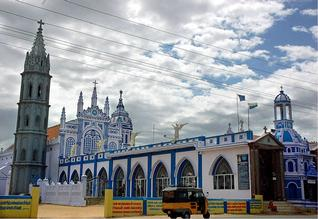
#> input picture image.jpg, 318 x 219 px
$ jupyter execute reconstruction.ipynb
#> lines starting #> are read from the running program, lines starting #| are printed output that depends on the picture; after the words box and inside, x2 and y2 are one past the last pixel; in counts of white or black regions, pixels touching at a corner belong together
**Image Loading**

[cell 1]
import cv2

image = cv2.imread("image.jpg")
#> image is the input picture: shape (219, 318, 3); mean B, G, R 151.5, 146.7, 142.7

cv2.imshow("Original Image", image)
cv2.waitKey(0)
cv2.destroyAllWindows()

**Gray Image Conversion**

[cell 2]
gray_image = cv2.cvtColor(image, cv2.COLOR_BGR2GRAY)
cv2.imshow("Gray Image", gray_image)
cv2.waitKey(0)
cv2.destroyAllWindows()

**Binary Thresholding**
* Pixels with intensity values above the threshold (128) in the grayscale image become white (255), and pixels below the threshold become black (0) in the binary image.

[cell 3]
_, thresholded_image = cv2.threshold(gray_image, 128, 255, cv2.THRESH_BINARY)
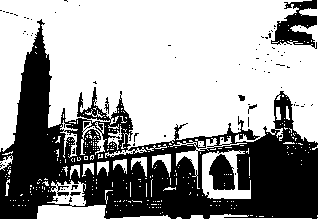
#> thresholded_image: shape (219, 318); 62.1% white; 91 black regions (82 under 20 px), largest, box (x1, y1, x2, y2) and area: (0, 19, 318, 219) 24212, (271, 0, 317, 49) 1150, (209, 154, 235, 190) 668
cv2.imshow("Thresholded Image", thresholded_image)
cv2.waitKey(0)
cv2.destroyAllWindows()

**Edge Detection**

[cell 4]
edges = cv2.Canny(gray_image, 50, 150)
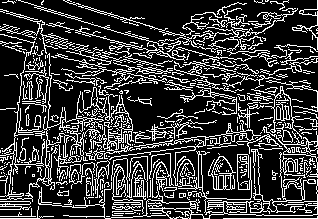
#> edges: shape (219, 318); 23.3% white in thin lines or dots
cv2.imshow("Edges", edges)
cv2.waitKey(0)
cv2.destroyAllWindows()

**Contour Detection**

[cell 5]
contours, _ = cv2.findContours(edges, cv2.RETR_EXTERNAL, cv2.CHAIN_APPROX_SIMPLE)
#> contours = 403 contours, 360 with area under 20; largest, box (x1, y1, x2, y2) and area: (38, 151, 318, 219) 1059, (0, 34, 104, 202) 715, (208, 156, 236, 190) 522, (251, 149, 316, 213) 416, (262, 124, 318, 178) 368
contour_image = image.copy()
cv2.drawContours(contour_image, contours, -1, (0, 255, 0), 1)
cv2.imshow("Contours", contour_image)
cv2.waitKey(0)
cv2.destroyAllWindows()

**Color Inversion**

[cell 6]
inverted_image = cv2.bitwise_not(image)
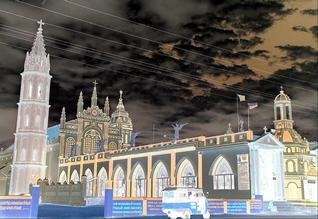
#> inverted_image: shape (219, 318, 3); mean B, G, R 103.5, 108.3, 112.3
cv2.imshow("Inverted Image", inverted_image)
cv2.waitKey(0)
cv2.destroyAllWindows()

**Histogram Equalization**
* Enhance the contrast of an image by redistributing pixel intensities.

[cell 7]
equalized_image = cv2.equalizeHist(gray_image)
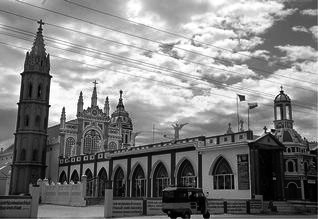
#> equalized_image: shape (219, 318); min 0, max 255, mean 128
cv2.imshow("Gray Image", gray_image)
cv2.imshow("Equalized Image", equalized_image)
cv2.waitKey(0)
cv2.destroyAllWindows()

**Morphological Operations**

[cell 8]
import numpy as np
kernel = np.ones((6, 6), np.uint8)
eroded_image = cv2.erode(image, kernel, iterations=1)
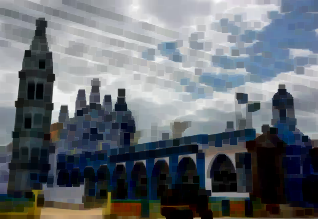
#> eroded_image: shape (219, 318, 3); mean B, G, R 113.9, 108, 102.5
dilated_image = cv2.dilate(image, kernel, iterations=1)
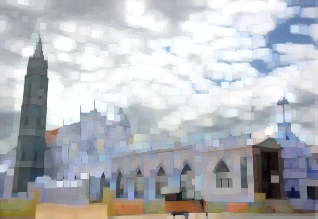
#> dilated_image: shape (219, 318, 3); mean B, G, R 187.6, 183.3, 180.7
cv2.imshow("Eroded Image", eroded_image)
cv2.imshow("Dilated Image", dilated_image)
cv2.waitKey(0)
cv2.destroyAllWindows()

**Blending Images**

[cell 9]
image1 = cv2.imread("sample.jpg")
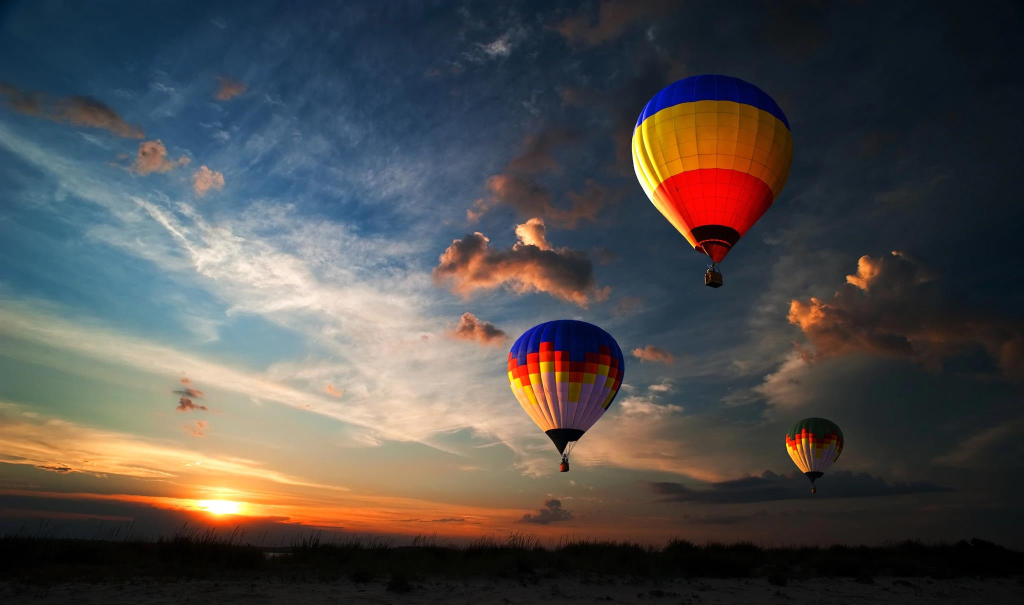
#> input picture sample.jpg, 2048 x 1210 px (shown at 1/2 size)
#> image1 is the input picture: shape (1210, 2048, 3); mean B, G, R 74.9, 76.3, 79.1
image2 = cv2.imread("image.jpg")

image1_resized = cv2.resize(image1, (image2.shape[1], image2.shape[0]))
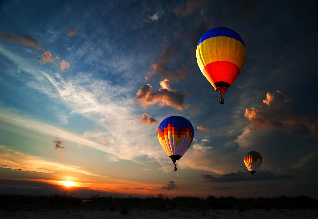
#> image1_resized: shape (219, 318, 3); mean B, G, R 74.8, 76.2, 79

blended_image = cv2.addWeighted(image2, 0.5, image1_resized, 0.5, 0)
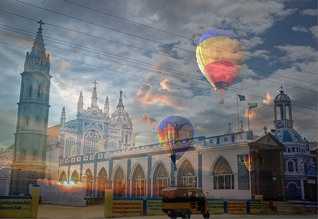
#> blended_image: shape (219, 318, 3); mean B, G, R 113.2, 111.4, 110.9

cv2.imshow("Blended Image", blended_image)
cv2.waitKey(0)
cv2.destroyAllWindows()

**Non-Local Means Denoising**

[cell 10]
denoised_image = cv2.fastNlMeansDenoisingColored(image, None, 10, 10, 7, 21)
cv2.imshow("Filtered Image", denoised_image)
cv2.waitKey(0)
cv2.destroyAllWindows()

**Gaussian Blurring**

[cell 11]
blurred_image = cv2.GaussianBlur(gray_image, (5, 5), 0)
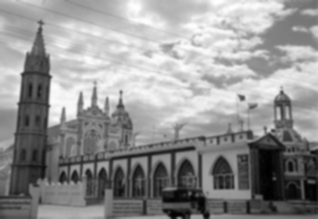
#> blurred_image: shape (219, 318); min 1, max 255, mean 146
cv2.imshow("Blurred Image", blurred_image)
cv2.waitKey(0)
cv2.destroyAllWindows()
